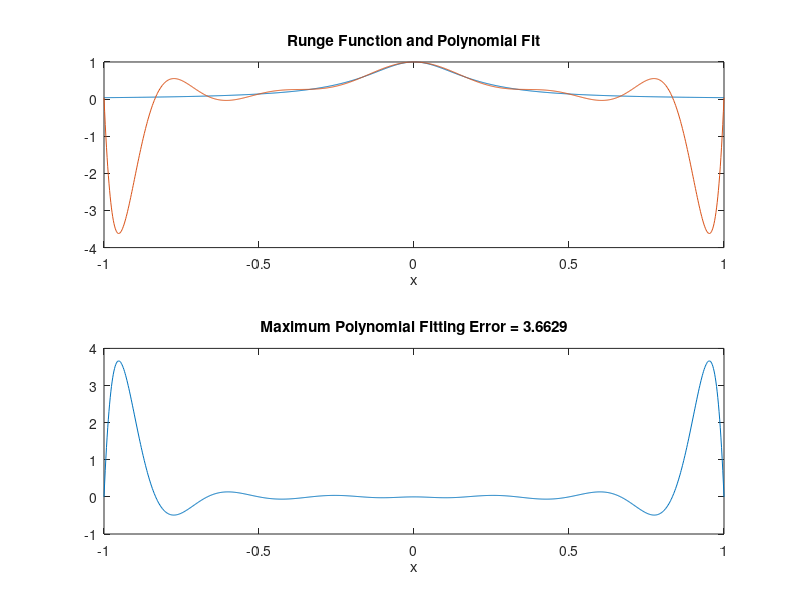

Reproduce this figure in MATLAB.
%% fitting a polynomial to the runge function
% code section 1

% run this in code sections so you can view each section independent of the
% others

% this is a famous but very simple function
runge = @(x) 1./(1+25*x.^2);

% first evaluate the function between -1 and +1
% single letter variables are fine here since this is a math problem where
% x and y are commonly used for the range and domain of a function
% create some simple data so the runge function can be visualized
x = linspace(-1,1);
y = runge(x);

% make a simple plot of it
plot(x,y)

% label the axis and add a title
xlabel x
ylabel y
title('Runge Function')

% your job is to fit a polynomial to the Runge function using polyfit,
% then evaluate that polynomial at the interpolation data points

xi = linspace(-1,1,1000);

% then compare the polynomial results at these data points to evaluation of
% the function itself.

% here is the evaluation of the Runge function evaluated at xi
yi = runge(xi);

% your goal is to minimize the maximum error between the Runge function
% and the polynomial over the range -1 to +1

% polyfit works like this
% p = polyfit(x,y,n)
% x and y are data points that you get to choose by evaluating y = runge(x)
% n is the degree or order of the polynomial, e.g., n = 2 is a quadratic

% if p = polyfit(x,y,n) is the polynomial returned by polyfit, then the
% evaluation of this polynomial at xi is
% yp = polyval(p,xi)
%
% the error between these two is
% fiterr = yi-yp;
% the maximum absolute error is
% maxfiterr = max(abs(fiterr));

% plot the two interpolations on one subplot and the error on a second
% subplot(2,1,1)
% plot(xi,yi,xi,yp)
% xlabel x
% title('Runge Function and Polynomial Fit')
%
% subplot(2,1,2)
% plot(xi,fiterr)
% xlabel x
% title(['Maximum Polynomial Fitting Error = ' sprintf('%6.4f',maxfiterr)])

%% here is an example trial (Code Section 2)
% you get to choose the data points x and the polynomial order n

% try these points between -1 and 1
N = 13;
x = linspace(-1,1,N);
y = runge(x);

% try a 5th order polynomial
n = 12;
p = polyfit(x,y,n);
% The data points x and polynomial order n are entirely up to you.
% The data points x need not be uniformly distributed between -1 and 1.

% Does the error go down or up if the points are not uniformly distributed?

% Pay attention to any warnings that the function polyfit returns if you
% push it too hard. If polyfit spits out a warning message for some specifc
% case, that solution is not acceptable.

% What is the minimum number of data points N required for a specified
% polynomial order n? What happens if more than the minimum number of data
% points are used?

% evaluate the polynomial at the interpolation points xi
yp = polyval(p,xi);

% compute the error between the runge function and the polynomial fit
fiterr = yi-yp;

% the maximum absolute error is
maxfiterr = max(abs(fiterr));

% plot the two interpolations on one subplot and the error on a second
subplot(2,1,1)
plot(xi,yi,xi,yp)
xlabel x
title('Runge Function and Polynomial Fit')

subplot(2,1,2)
plot(xi,fiterr)
xlabel x
title(sprintf('Maximum Polynomial Fitting Error = %6.4f',maxfiterr))

% what I want to see is five solutions to this problem. Each of them should
% demonstrate something you learned from your choice of data points x and
% polynomial order n. One should be the your best one that minimizes the
% maximum error maxfiterr.

% To create these five solutions simply iterate using this M-file and save
% the graphical results of the ones you want me to see. Then print the
% saved graphics and write on them what you used for data points x in terms
% of the number of points and their distribution over the range -1<=x<=1,
% and note what the polynomial degree or order was.

% So there are 5 sheets of paper stapled together to be turned in.

% This assignment is less about coding in MATLAB and more about fitting
% polynomials to data and getting an understanding of the strengths,
% weaknesses, and considerations that guide curve fitting.

% Fitting data to a polynomial is often done when data is gathered from
% some experiment (rather than simply evaluating a function as we are doing
% here) and there is a desire to represent the data as a function that can
% be manipulated.



